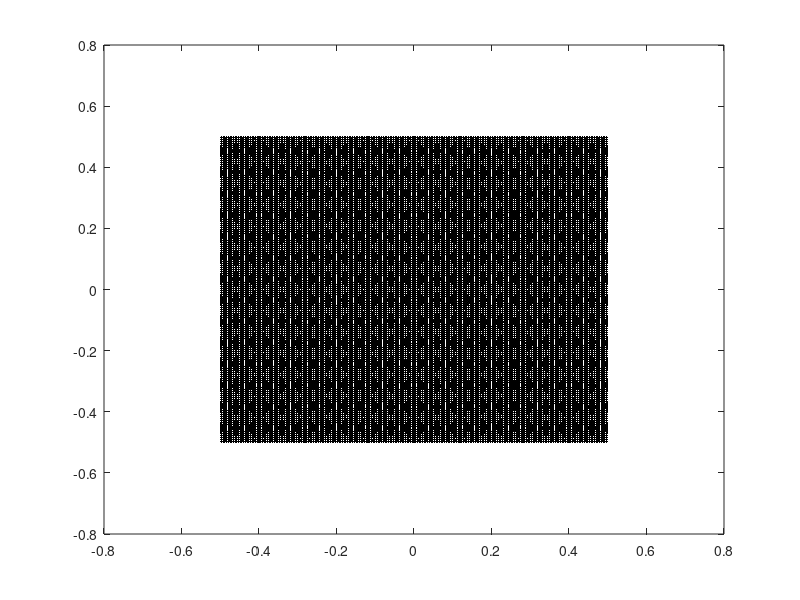

This chart was generated by the following MATLAB code: (Note: this script raises an error after producing the figure.)
clc
clear all
close all
% Computation Time
% Convection
% Time Dependent
% Non Linear
% SOR/ Jacobi
% Residual
dominio_x = [-.5, .5];
dominio_y = [-.5, .5];
n_nodes_x = 160;
n_nodes_y = 160;

dx = (dominio_x(2) - dominio_x(1) ) / n_nodes_x;
dy = (dominio_y(2) - dominio_y(1) ) / n_nodes_y;

centro_x = (dominio_x(1)+dx/2) : dx : (dominio_x(2)-dx/2);
centro_y = (dominio_y(1)+dy/2) : dy : (dominio_y(2)-dy/2);

[x_nodes, y_nodes] = meshgrid(centro_x, centro_y);

plot(x_nodes, y_nodes, 'k.')

A = sparse(n_nodes_y*n_nodes_x, n_nodes_y*n_nodes_x);
B = sparse(n_nodes_y*n_nodes_x, 1);

%--------- Coeff de difusao ----------
cd = 1;
Vx = 1;
Vy = 1;

i = 1 ;% Vertical Counter
j = 1; % Horizontal counter


S_boundary_n = false;
N_boundary_n = false;
W_boundary_n = false;
E_boundary_n = false;

S_n = 0;
N_n = 0;
W_n = 0;
E_n = 0;

for k=1:n_nodes_y*n_nodes_x   
    % --- West Flux ---
    if j == 1 % Boundary
        %Diffusion
        A(k,k) = A(k,k) - 3.5*cd*(dy/dx);
        A(k,k+1) = A(k,k+1) + 0.5*cd*dy/dx;
        B(k) = B(k)- 3*cd*dy/dx*exact(centro_x(j)-(dx/2), centro_y(i));
        %Convection
        B(k) = B(k) + Vx*dy*exact(centro_x(j)-(dx/2), centro_y(i));
        
    else % Center
        %Diffusion
        A(k,k) = A(k,k) - cd*(dy/dx);
        A(k,k-1) = A(k,k-1) + cd*(dy/dx);
        
        %Convection
        if Vx > 0
            if j==2 
                A(k,k-1) = A(k,k-1) - 2*Vx*dy;
                B(k) = B(k) - 1*Vx*dy*exact(centro_x(j-1)-(dx/2), centro_y(i));
            else
                A(k,k-1)=A(k,k-1) - 3*(Vx*dy*0.5);
                A(k,k-2)=A(k,k-2) + 1*(Vx*dy*0.5);
            end
        else %vento negativo
           A(k,k)=A(k,k) - 3*(Vx*dy*0.5); 
           A(k,k+1)=A(k,k+1) + 1*(Vx*dy*0.5);
        end
    end
    
    % --- East Flux ---
    if j == n_nodes_x % Boundary
        A(k,k)= A(k,k) - 3.5*cd*(dy/dx);
        A(k,k-1)= A(k,k-1) + 0.5*cd*(dy/dx);
        B(k)= B(k) - 3*cd*(dy/dx)*exact(centro_x(j)+(dx/2), centro_y(i));
        %Convection
        B(k) = B(k) - Vx*dy*exact(centro_x(j)+(dx/2), centro_y(i));
    else % Center
        %Diffusion
        A(k,k)= A(k,k) - cd*(dy/dx);
        A(k,k+1)= A(k,k+1) + cd*(dy/dx);
        
        %Convection
        if Vx > 0
             if j==1
                A(k,k) = A(k,k) + 2*Vx*dy;
                B(k) = B(k) + 1*Vx*dy*exact(centro_x(j)-(dx/2), centro_y(i));
             else
                A(k,k)= A(k,k) + 3*(Vx*dy*0.5);
                A(k,k-1)= A(k,k-1) - 1*(Vx*dy*0.5);
             end
        else
           A(k,k-1)= A(k,k+1) + 3*(Vx*dy*0.5); 
           A(k,k-2)= A(k,k+2) - 1*(Vx*dy*0.5);
        end
    end
    
    % --- South Flux ---
    if i == 1 % Boundary
        % Diffusion
        A(k,k)= A(k,k) - 3.5*cd*(dx/dy);
        A(k,k+n_nodes_x)= A(k,k+n_nodes_x) + 0.5*cd*(dx/dy);
        B(k)= B(k) - 3*cd*(dx/dy) * exact(centro_x(j), centro_y(i)-(dy/2));
        % Convection
        B(k) = B(k) + Vy*dx*exact(centro_x(j), centro_y(i)-(dy/2));
    else % Center
        % Diffusion
        A(k,k) = A(k,k) - cd*(dx/dy);
        A(k,k-n_nodes_x) = A(k,k-n_nodes_x) + cd*(dx/dy);
        % Convection
        if Vy > 0
            if i == 2 
                A(k,k-n_nodes_x) = A(k,k-n_nodes_x) - Vy*dx*2;
                B(k) = B(k) - Vy*dx*exact(centro_x(j), centro_y(i-1)-(dy/2));
            else
                A(k,k-n_nodes_x) = A(k,k-n_nodes_x) - 0.5*Vy*dx*3;
                A(k,k-2*n_nodes_x) = A(k,k-2*n_nodes_x) + 0.5*Vy*dx;  
            end
        else
            if i == n_nodes_y
                A(k,k) = A(k,k) - Vy*dx*2;
                B(k) = B(k) - Vy*dx*exact(centro_x(j), centro_y(i)+(dy/2));
            else 
                A(k,k) = A(k,k) - 0.5*Vy*dx*3;
                A(k,k+n_nodes_x) = A(k,k+n_nodes_x) + 0.5*Vy*dx;
            end 
        end
    end
    
    % --- North Flux ---
    if i == n_nodes_y % Boundary
        % Diffusion
        A(k,k) = A(k,k) - 3.5*cd*(dx/dy);
        A(k,k-n_nodes_x) = A(k,k-n_nodes_x) + 0.5*cd*dx/dy;
        B(k) = B(k) - 3*cd*(dx/dy)*exact(centro_x(j), centro_y(i)+(dy/2));
        % Convection
        B(k) = B(k) - Vy*dx*exact(centro_x(j), centro_y(i)+(dy/2));
    else % Center
        % Diffusion
        A(k,k) = A(k,k) - cd*(dx/dy);
        A(k,k+n_nodes_x) = A(k,k+n_nodes_x) + cd*(dx/dy);
        
        % Convection
        if Vy > 0
            if i == 1
                A(k,k) = A(k,k) + Vy*dx*2;
                B(k) = B(k) + Vy*dx*exact(centro_x(j), centro_y(i)-(dy/2));
            else 
                A(k,k) = A(k,k) + 0.5*Vy*dx*3;
                A(k,k-n_nodes_x) = A(k,k-n_nodes_x) - 0.5*Vy*dx;
            end
        else
            if i == n_nodes_y-1
                A(k,k+n_nodes_x) = A(k,k+n_nodes_x) + Vy*dx*2;
                B(k) = B(k) + Vy*dx*exact(centro_x(j), centro_y(i+1)+(dy/2));
            else
                A(k,k+n_nodes_x) = A(k,k+n_nodes_x) + 0.5*Vy*dx*3;
                A(k,k+2*n_nodes_x) = A(k,k+2*n_nodes_x) - 0.5*Vy*dx;
            end
        end
    end
    
    
    % --- Source---
    B(k) = B(k) + source(centro_x(j), centro_y(i))*dx*dy;
    
    if j == n_nodes_x % Right Boundary
        j = 1;
        i = i+1;
    else
        j = j+1;
    end
end


U = A\B;
U = vec2mat(U,n_nodes_x);



h = pcolor(x_nodes, y_nodes, U);
%set(h, 'EdgeColor', 'none');
colorbar;

U_exact = arrayfun(@(u,v) exact(u,v), x_nodes, y_nodes);

figure
Error = abs((U_exact - U));
h = pcolor(x_nodes, y_nodes, Error);
%set(h, 'EdgeColor', 'none');
colorbar;

max(max(Error))
%fprintf('lol')
